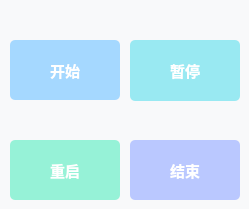
               <widget class="QWidget" name="widget_6" native="true">
                <property name="sizePolicy">
                 <sizepolicy hsizetype="Preferred" vsizetype="Preferred">
                  <horstretch>0</horstretch>
                  <verstretch>0</verstretch>
                 </sizepolicy>
                </property>
                <property name="maximumSize">
                 <size>
                  <width>250</width>
                  <height>300</height>
                 </size>
                </property>
                <property name="styleSheet">
                 <string notr="true">border-color: rgb(255, 255, 255);
background-color: rgb(248, 249, 250);</string>
                </property>
                <widget class="QPushButton" name="start_pushButton">
                 <property name="geometry">
                  <rect>
                   <x>10</x>
                   <y>40</y>
                   <width>110</width>
                   <height>60</height>
                  </rect>
                 </property>
                 <property name="font">
                  <font>
                   <family>微软雅黑</family>
                   <pointsize>11</pointsize>
                   <bold>true</bold>
                  </font>
                 </property>
                 <property name="styleSheet">
                  <string notr="true">color: rgb(255, 255, 255);
border-radius: 5px;
background-color: rgb(165, 216, 255);
</string>
                 </property>
                 <property name="text">
                  <string>开始</string>
                 </property>
                </widget>
                <widget class="QPushButton" name="pause_pushButton">
                 <property name="geometry">
                  <rect>
                   <x>130</x>
                   <y>40</y>
                   <width>110</width>
                   <height>61</height>
                  </rect>
                 </property>
                 <property name="font">
                  <font>
                   <family>微软雅黑</family>
                   <pointsize>11</pointsize>
                   <bold>true</bold>
                  </font>
                 </property>
                 <property name="styleSheet">
                  <string notr="true">color: rgb(255, 255, 255);
border-radius: 5px;
background-color: rgb(153, 233, 242);</string>
                 </property>
                 <property name="text">
                  <string>暂停</string>
                 </property>
                </widget>
                <widget class="QPushButton" name="restart_pushButton">
                 <property name="geometry">
                  <rect>
                   <x>10</x>
                   <y>140</y>
                   <width>110</width>
                   <height>60</height>
                  </rect>
                 </property>
                 <property name="font">
                  <font>
                   <family>微软雅黑</family>
                   <pointsize>11</pointsize>
                   <bold>true</bold>
                  </font>
                 </property>
                 <property name="styleSheet">
                  <string notr="true">color: rgb(255, 255, 255);
border-radius: 5px;
background-color: rgb(150, 242, 215);</string>
                 </property>
                 <property name="text">
                  <string>重启</string>
                 </property>
                </widget>
                <widget class="QPushButton" name="over_pushButton">
                 <property name="geometry">
                  <rect>
                   <x>130</x>
                   <y>140</y>
                   <width>110</width>
                   <height>60</height>
                  </rect>
                 </property>
                 <property name="font">
                  <font>
                   <family>微软雅黑</family>
                   <pointsize>11</pointsize>
                   <bold>true</bold>
                  </font>
                 </property>
                 <property name="styleSheet">
                  <string notr="true">color: rgb(255, 255, 255);
border-radius: 5px;
background-color: rgb(186, 200, 255);</string>
                 </property>
                 <property name="text">
                  <string>结束</string>
                 </property>
                </widget>
               </widget>
